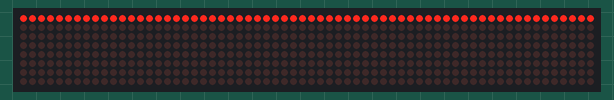
Recording of a sketch running on a simulated Arduino Uno, built with avr-gcc and run on an emulated ATmega328P. Parts: 64×8 LED matrix. Wiring (inferred from the names in the program): 8 × MAX7219 LED driver (orientation assumed): CS pin 10.

Above: at 0.1 s.
At 0.6 s:
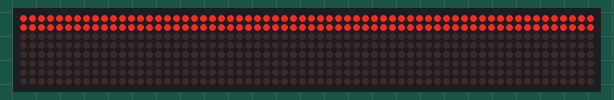
At 1.1 s:
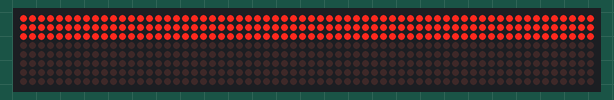
At 2.1 s:
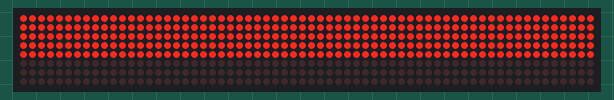
At 3.1 s:
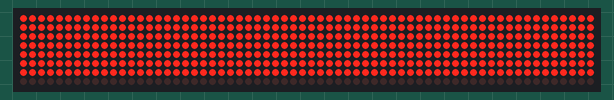
At 4.1 s:
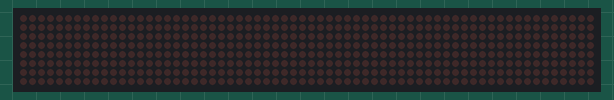

The sketch:

jolliCube_Test_V1_0.ino
```cpp
/*
You may check out our instructables for more detail at http://www.instructables.com/id/JolliCube-an-8x8x8-LED-Cube-SPI/
*/

/* Wirings
SPI connections between Arduino Nano/UNO and the jolliCube are MOSI (Pin 11), SCK (Pin 13) and SS (Pin 10) at the Arduino side and Din, CLK and Load pins at jolliCube respectively.
*/


#include <SPI.h>
#define SS 10

int SPI_CS = 10;// This SPI Chip Select pin controls the MAX7219
int maxInUse = 8; // No. of MAX72xx ICs


//**********************************************************************************************************************************************************
void setup()
{
  pinMode(SPI_CS, OUTPUT);

  SPI.begin(); //setup SPI Interface

  // Initialize MAX7219 IC
  maxTransferAll(0x0F, 0x00);   // 00 - Turn off Test mode
  maxTransferAll(0x09, 0x00);   // Register 09 - BCD Decoding  // 0 = No decoding
  maxTransferAll(0x0B, 0x07);   // Register B - Scan limit 1-7  // 7 = All LEDS
  maxTransferAll(0x0C, 0x01);   // 01 = on 00 = Power saving mode or shutdown
  maxTransferAll(0x0A, 0x06);   // brightness value 0x01 to 0x0F

  //clear matrix
  for (int y=1; y<maxInUse+1; y++) {
    maxTransferAll(y, 0x00);
  }

  Serial.begin (74880);
}


//**********************************************************************************************************************************************************
void loop()
{
  //test matrix row by row
  for (int y=1; y<maxInUse+1; y++) {
    maxTransferAll(y, 0xff);
    delay(500);
  }

  //clear matrix
  for (int y=1; y<maxInUse+1; y++) {
    maxTransferAll(y, 0x00);
  }

    delay(500);

}


//**********************************************************************************************************************************************************
void maxTransferAll(uint8_t address, uint8_t value)
{
  digitalWrite(SPI_CS, LOW);

    for ( int c=1; c<= maxInUse;c++) {
        SPI.transfer(address);  // specify register
        SPI.transfer(value);    // put data
    }

  digitalWrite(SPI_CS, HIGH);
}
```

Measured:
- by itself, everything shown: repeats every 4.5 s, in 9 steps
- what the display in image 1 shows lasts 0.5 s, from 0.5 s to 1.0 s
